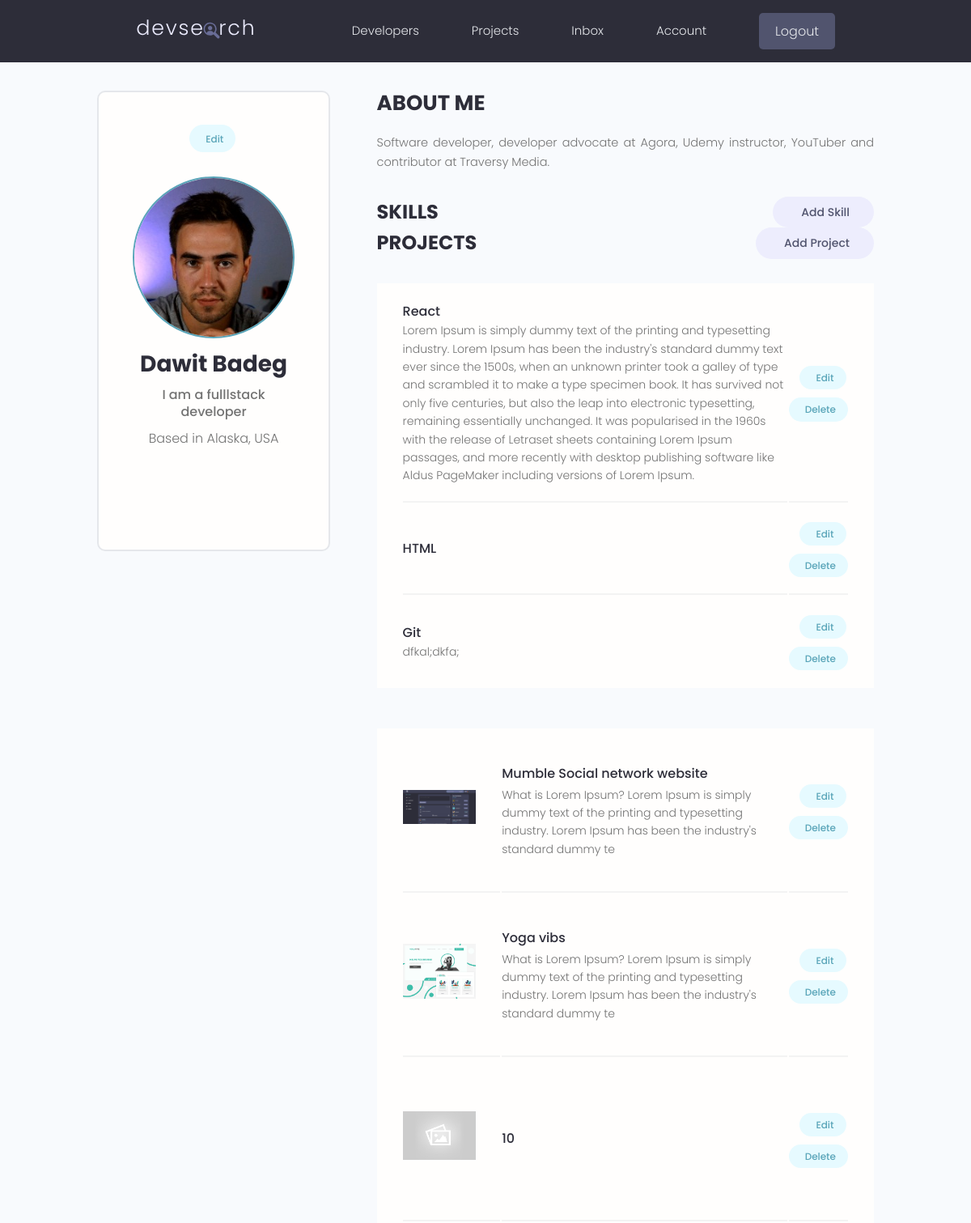
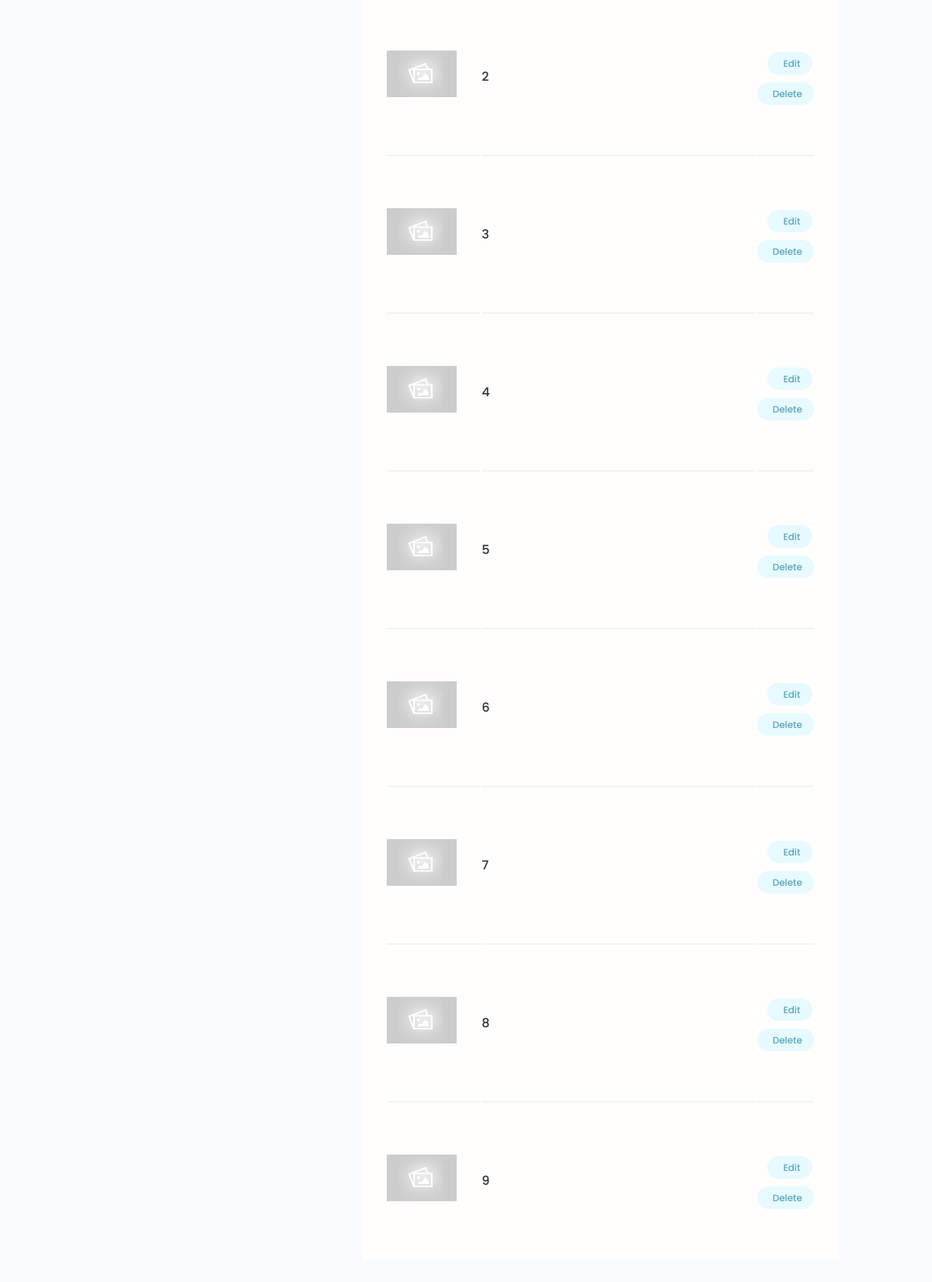
The app's page /account/ (signed in) with its own data (2 pictures, top to bottom).
### users/models.py (models this page shows, shortened)
class Profile(models.Model):
    user = models.OneToOneField(User, on_delete=models.CASCADE, null=True, blank=True)
    name = models.CharField(max_length=200, blank=True, null=True)
    email = models.EmailField(max_length=500, blank=True, null=True)
    username = models.CharField(max_length=200, blank=True, null=True)
    location = models.CharField(max_length=200, blank=True, null=True)
    short_intro = models.CharField(max_length=200, blank=True, null=True)
    bio = models.TextField(blank=True, null=True)
    profile_image = models.ImageField(null=True, blank=True, upload_to='profiles/', default="profiles/user-default.png")
    social_github = models.CharField(max_length=200, blank=True, null=True)
    social_twitter = models.CharField(max_length=200, blank=True, null=True)
    social_linkedin = models.CharField(max_length=200, blank=True, null=True)
    social_youtube = models.CharField(max_length=200, blank=True, null=True)
    social_website = models.CharField(max_length=200, blank=True, null=True)
    created = models.DateTimeField(auto_now_add=True)
    id = models.UUIDField(default=uuid.uuid4, unique=True,
                          primary_key=True, editable=False)

class Skill(models.Model):
    owner = models.ForeignKey(Profile, on_delete=models.CASCADE, null=True, blank=True)
    name = models.CharField(max_length=200, blank=True, null=True)
    description = models.TextField(null=True, blank=True)
    created = models.DateTimeField(auto_now_add=True)
    id = models.UUIDField(default=uuid.uuid4, unique=True,
                          primary_key=True, editable=False)

### projects/models.py (models this page shows, shortened)
class Project(models.Model):
    owner = models.ForeignKey(Profile, null=True, blank=True, on_delete=models.SET_NULL)
    title = models.CharField(max_length=200)
    description = models.TextField(null=True, blank=True)
    featured_image = models.ImageField(null=True, blank=True, default="default.jpg")
    demo_link = models.CharField(max_length=2000, null=True, blank=True)
    source_link = models.CharField(max_length=2000, null=True, blank=True)
    tags = models.ManyToManyField('Tag', blank=True)
    vote_total = models.IntegerField(default=0, null=True, blank=True)
    vote_ratio = models.IntegerField(default=0, null=True, blank=True)
    created = models.DateTimeField(auto_now_add=True)
    id = models.UUIDField(default=uuid.uuid4, unique=True,
                          primary_key=True, editable=False)
    class Meta:
        ordering = ['-vote_ratio', '-vote_total', 'title']

### users/views.py (the view)
# urls.py: path('account/', views.userAccount, name="account"),
@login_required(login_url='login')
def userAccount(request):
    profile = request.user.profile
    skills = profile.skill_set.all()
    projects = profile.project_set.all()
    context = {'profile':profile, 'skills':skills, 'projects':projects}
    return render(request, 'users/account.html', context)

### users/templates/users/account.html (shortened to what this page needs)
{% extends 'main.html' %}
{% block content %}
  <main class="settingsPage profile my-md">
    <div class="container">
      <div class="layout">
        <div class="column column--1of3">
          <div class="card text-center">
            <div class="card__body dev">
              <a class="tag tag--pill tag--main settings__btn" href="{% url 'edit-account' %}"> Edit</a>
              <img class="avatar avatar--xl dev__avatar" src="{{profile.profile_image.url}}" />
              <h2 class="dev__name">{{profile.name}}</h2>
              <p class="dev__title">{{profile.short_intro}}</p>
              <p class="dev__location">Based in {{profile.location}}</p>
              <ul class="dev__social">
              </ul>
            </div>
          </div>
        </div>
        <div class="column column--2of3">
          <div class="devInfo">
            <h3 class="devInfo__title">About Me</h3>
            <p class="devInfo__about">
              {{profile.bio}}
            </p>
          </div>
          <div class="settings">
            <h3 class="settings__title">Skills</h3>
            <a class="tag tag--pill tag--sub settings__btn tag--lg" href="{% url 'create-skill' %}"> Add Skill</a>
          </div>
          <table class="settings__table">
            {% for skill in skills %}
            <tr>
              <td class="settings__tableInfo">
                <h4>{{skill.name}}</h4>
                <p>
                  {{skill.description}}
                </p>
              </td>
              <td class="settings__tableActions">
                <a class="tag tag--pill tag--main settings__btn" href="{% url 'update-skill' skill.id %}"> Edit</a>
                <a class="tag tag--pill tag--main settings__btn" href="{% url 'delete-skill' skill.id %}?next=/account">
                  Delete</a>
              </td>
            </tr>
            {% endfor %}
          <div class="settings">
            <h3 class="settings__title">Projects</h3>
            <a class="tag tag--pill tag--sub settings__btn tag--lg" href="{% url 'create-project' %}"> Add Project</a>
          </div>
          <table class="settings__table">
            {% for project in projects %}
            <tr>
              <td class="settings__thumbnail">
                <a href="{% url 'project' project.id %}"><img src="{{project.featured_image.url}}" alt="Project Thumbnail" /></a>
              </td>
              <td class="settings__tableInfo">
                <a href="{% url 'project' project.id %}">{{project.title}}</a>
                <p>
                  {{project.description|slice:"150"}}
                </p>
              </td>
              <td class="settings__tableActions">
                <a class="tag tag--pill tag--main settings__btn" href="{% url 'update-project' project.id %}"> Edit</a>
                <a class="tag tag--pill tag--main settings__btn" href="{% url 'delete-project' project.id %}?next=/account">
                  Delete</a>
              </td>
            </tr>
            {% endfor %}
          </table>
        </div>
      </div>
    </div>
  </main>
{% endblock content %}

### static/styles/app.css (style rules this page uses)
:root { --color-sub: #2d2d39; }
.card { border: 2px solid var(--color-light); }
img { width: 100%; }
.profile .card > .dev { padding: 4rem; }
.dev__avatar { display: block; margin: auto; }
.dev__name { color: var(--color-sub); font-size: 2.8rem; font-weight: 700; margin-top: 1rem; margin-bottom: 0.5rem; }
.dev__title { font-size: 1.6rem; font-weight: 500; line-height: 1.3; }
.dev__location { margin-top: 1rem; }
.dev__social { margin: 3rem 0; list-style: none; display: flex; justify-content: center; gap: 1.5rem; }
.devInfo { margin-bottom: 3rem; }
.devInfo__title, .devInfo__subtitle { font-size: 2.6rem; color: var(--color-sub); text-transform: uppercase; font-weight: 700; margin-bottom: 1.5rem; }
.devInfo__about, .devSkill__info { font-size: 1.45rem; line-height: 1.7; text-align: justify; }
.settingsPage .dev > .settings__btn { display: inline-block; margin-bottom: 3rem; }
.settings { display: flex; justify-content: space-between; align-items: center; }
.settings__title { font-size: 2.4rem; text-transform: uppercase; font-weight: 700; color: var(--color-sub); }
.settings__table { margin-top: 3rem; margin-bottom: 5rem; padding: 0 3rem; background: var(--color-white); }
.settings__table tr { width: 100%; }
.settings__table tr > td { padding: 2rem 0; }
.settings__table tr:not(:last-child) td { border-bottom: 2px solid var(--color-white-light); }
.settings__thumbnail { width: 23%; min-width: 10rem; }
.settings__thumbnail img { padding-right: 3rem; height: 15rem; object-fit: contain; }
.settings__tableInfo { width: 100%; }
.settings__tableInfo h4, .settings__tableInfo a { padding-right: 1rem; width: auto; font-size: 1.6rem; font-weight: 500; color: var(--color-sub); }
.settings__tableInfo p { font-size: 1.4rem; }
.settings__tableActions { text-align: right; }

### static/uikit/styles/modules/_variables.css (style rules this page uses)
:root { --color-main: #5aa5b9; --color-main-light: #e6faff; --color-sub: #3f4156; --color-sub-light: #51546e; --color-sub-lighter: #ededfd; --color-text: #737373; --color-gray: #8b8b8b; --color-light: #e5e7eb; --color-light-gray: #767676; --color-bg: #f8fafd; --color-white: #fffefd; --color-white-light: #f3f3f3; --color-success: #359e64; --color-success-bg: #def8e8; --color-error: #fc4b0b; --color-error-bg: #fff2ee; --font-base: 'Poppins', arial, helvetica, 'Segoe UI', roboto, ubuntu, sans-serif; --font-monospace: 'Fira Code', 'Courier New', courier, monospace; --font-regular: 300; --font-medium: 500; --font-bold: 700; --generic-shadow: 1px 1px 5px #00000010; --generic-transition: all 0.3s ease-in-out; }

### static/uikit/styles/modules/_base.css (style rules this page uses)
* { margin: 0; padding: 0; box-sizing: border-box; text-rendering: optimizeLegibility; color: inherit; font-size: inherit; }
html { font-size: 50%; }
@media only screen and (min-width: 480px) { html { font-size: 56.25%; } }
@media only screen and (min-width: 1200px) { html { font-size: 62.5%; } }
body { line-height: 1.6; font-weight: 400; font-size: 1.5rem; color: var(--color-text); background-color: var(--color-bg); min-height: 100vh; }

### static/uikit/styles/modules/_typography.css (style rules this page uses)
* { font-family: var(--font-base); }
h2 { font-size: 3.6rem; font-weight: var(--font-bold); }
h3 { font-size: 3.2rem; font-weight: var(--font-medium); }
h4 { font-size: 2.8rem; font-weight: var(--font-medium); }
p, span, strong { font-size: 1.6rem; color: var(--color-text); font-weight: var(--font-regular); }
a { padding-bottom: 2px; text-decoration: none; display: inline-block; color: var(--color-main); font-weight: var(--font-medium); }

### static/uikit/styles/modules/_utilities.css (style rules this page uses)
.container { width: 92%; max-width: 165rem; margin: 0 auto; box-sizing: border-box; }
@media screen and (min-width: 1000px) { .container { width: 90%; } }
@media screen and (min-width: 1200px) { .container { width: 80%; } }
.text-center { text-align: center; }
.my-md { margin: 3rem auto; }

### static/uikit/styles/modules/_avatar.css (style rules this page uses)
.avatar { border-radius: 50%; border: 2px solid var(--color-main); object-fit: cover; }
.avatar--xl { height: 20rem; width: 20rem; }

### static/uikit/styles/modules/_card.css (style rules this page uses)
.card { border-radius: 1rem; background-color: var(--color-white); border: 1.5px solid var(--color-light); width: auto; height: auto; margin-top: 0.5rem; margin-bottom: 0.5rem; overflow: hidden; }
.card__body, .card__header { padding: 2rem 2.5rem; }

### static/uikit/styles/modules/_layout.css (style rules this page uses)
.layout { display: flex; flex-flow: row wrap; justify-content: space-between; }
.layout > .column { margin-bottom: 3rem; }
.layout > .column.column--1of3 { flex-basis: 30%; }
.layout > .column.column--2of3 { flex-basis: 64%; }

### records on screen
Profile: profile_image (picture), name "Dawit Badeg", short_intro "I am a fulllstack developer", location "Alaska, USA", bio "Software developer, developer advocate at Agora, Udemy instructor, YouTuber and contributor at Traversy Media."
Skill: name "React", description "Lorem Ipsum is simply dummy text of the printing and typesetting industry. Lorem Ipsum has been the industry's standard dummy text ever since the 1500s, when an unknown printer took a galley of type and scrambled it to make a type specimen book. It has survived not only five centuries, but also the leap into electronic typesetting, remaining essentially unchanged. It was popularised in the 1960s with the release of Letraset sheets containing Lorem Ipsum passages, and more recently with desktop publishing software like Aldus PageMaker including versions of Lorem Ipsum."
Skill: name "HTML"
Skill: name "Git", description "dfkal;dkfa;"
Project: featured_image (picture), title "Mumble Social network website", description "What is Lorem Ipsum? Lorem Ipsum is simply dummy text of the printing and typesetting industry. Lorem Ipsum has been the industry's standard dummy te"
Project: featured_image (picture), title "Yoga vibs", description "What is Lorem Ipsum? Lorem Ipsum is simply dummy text of the printing and typesetting industry. Lorem Ipsum has been the industry's standard dummy te"
Project: featured_image (placeholder picture), title "10"
Project: featured_image (placeholder picture), title "2"
Project: featured_image (placeholder picture), title "3"
Project: featured_image (placeholder picture), title "4"
Project: featured_image (placeholder picture), title "5"
Project: featured_image (placeholder picture), title "6"
Project: featured_image (placeholder picture), title "7"
Project: featured_image (placeholder picture), title "8"
Project: featured_image (placeholder picture), title "9"
